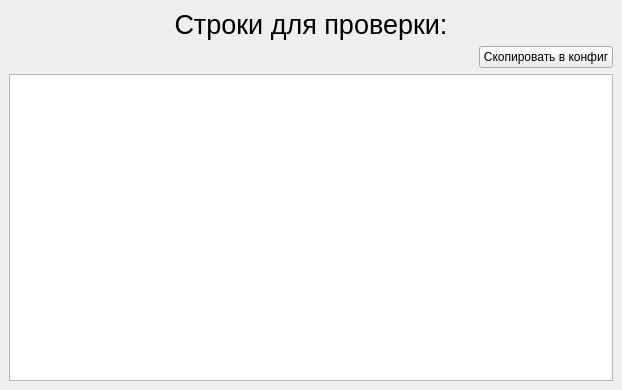
<?xml version="1.0" encoding="UTF-8"?>
<ui version="4.0">
 <class>MainWindow</class>
 <widget class="QMainWindow" name="MainWindow">
  <property name="geometry">
   <rect>
    <x>0</x>
    <y>0</y>
    <width>622</width>
    <height>390</height>
   </rect>
  </property>
  <property name="windowTitle">
   <string>MainWindow</string>
  </property>
  <property name="windowIcon">
   <iconset resource="res.qrc">
    <normaloff>:/res/images/logo.ico</normaloff>:/res/images/logo.ico</iconset>
  </property>
  <widget class="QWidget" name="centralwidget">
   <layout class="QVBoxLayout" name="verticalLayout_2">
    <item>
     <layout class="QVBoxLayout" name="verticalLayout">
      <item>
       <widget class="QLabel" name="label">
        <property name="font">
         <font>
          <pointsize>20</pointsize>
         </font>
        </property>
        <property name="text">
         <string>Строки для проверки:</string>
        </property>
        <property name="scaledContents">
         <bool>false</bool>
        </property>
        <property name="alignment">
         <set>Qt::AlignmentFlag::AlignCenter</set>
        </property>
        <property name="margin">
         <number>20</number>
        </property>
       </widget>
      </item>
      <item>
       <layout class="QHBoxLayout" name="horizontalLayout">
        <item>
         <spacer name="horizontalSpacer">
          <property name="orientation">
           <enum>Qt::Orientation::Horizontal</enum>
          </property>
          <property name="sizeHint" stdset="0">
           <size>
            <width>40</width>
            <height>20</height>
           </size>
          </property>
         </spacer>
        </item>
        <item>
         <widget class="QPushButton" name="pushButton_set_config">
          <property name="text">
           <string>Скопировать в конфиг</string>
          </property>
         </widget>
        </item>
       </layout>
      </item>
      <item>
       <widget class="QTextBrowser" name="textBrowser_set_string"/>
      </item>
     </layout>
    </item>
   </layout>
  </widget>
 </widget>
 <resources>
  <include location="res.qrc"/>
 </resources>
 <connections/>
</ui>
